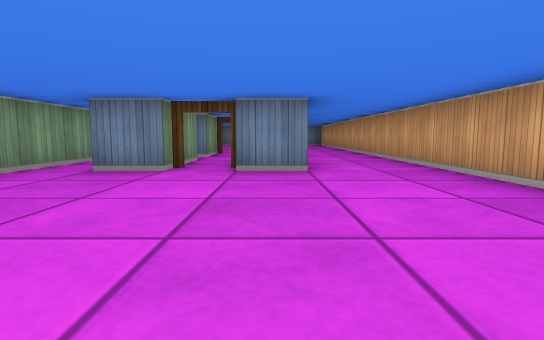
View 1 (above)

12 first-person views from a walk through a cub3D level. The camera is about half as high as the walls, tilts 6° down and sees 80° across. The floor is counted in squares. Each view is taken from the middle of a square. On the plan, view 1 faces up. The plan holds only what a view shows up to about 9 squares ahead; the rest is blank.

View 2
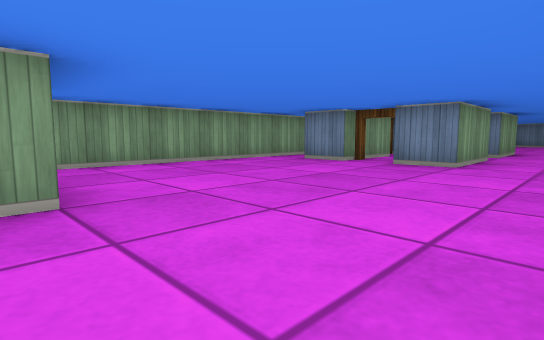

View 3
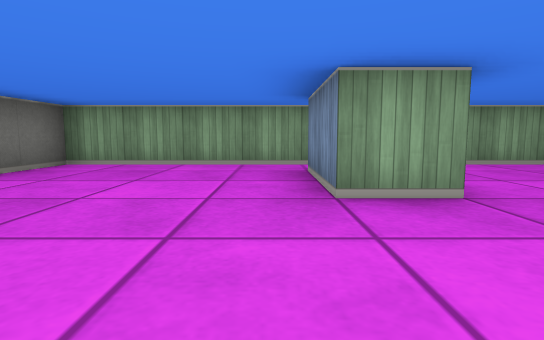

View 4
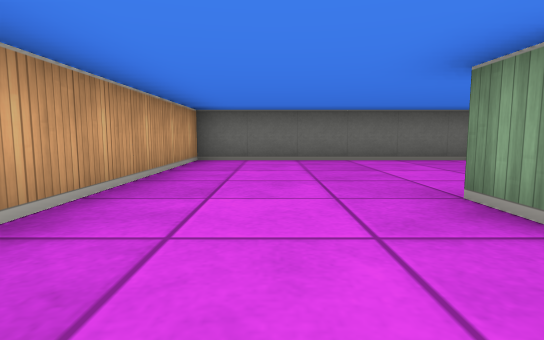

View 5
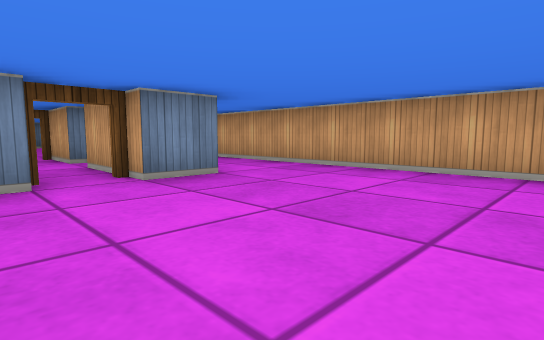

View 6
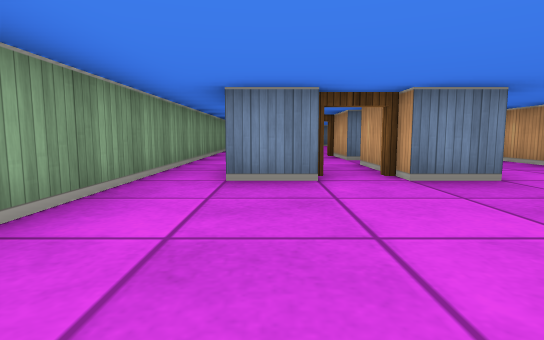

View 7
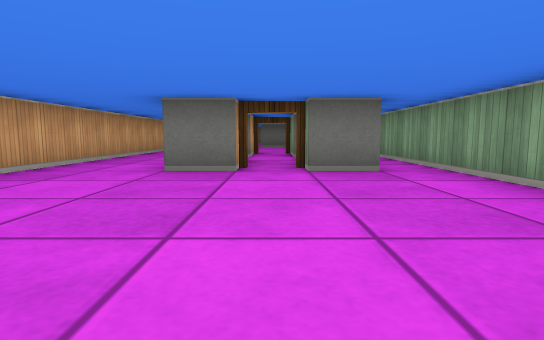

View 8
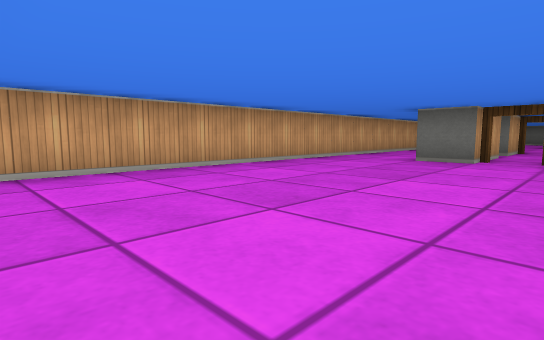

View 9
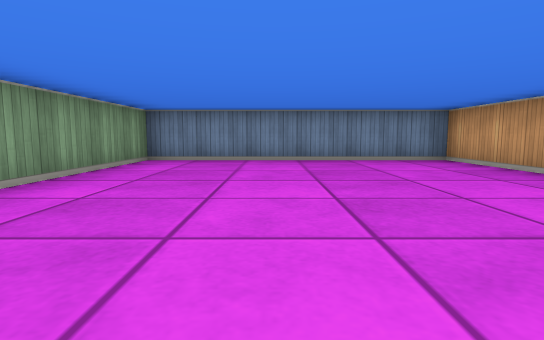

View 10
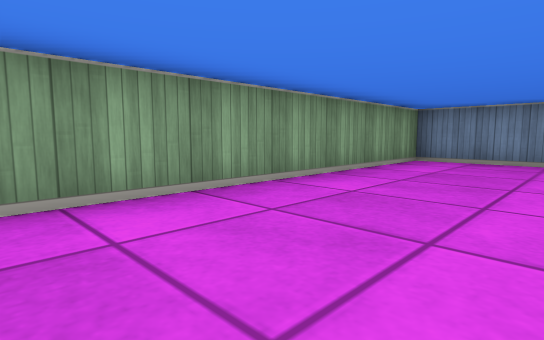

View 11
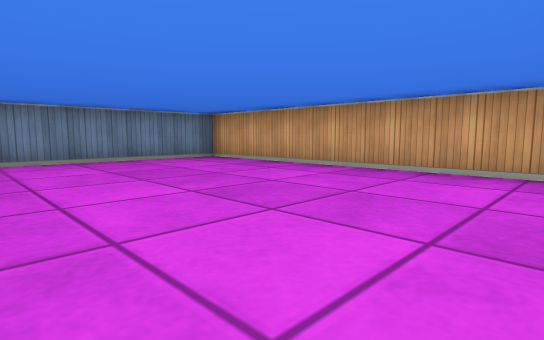

View 12
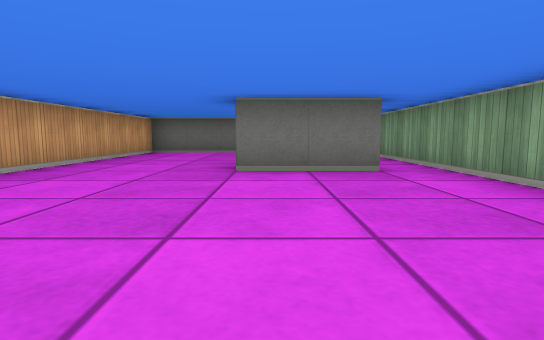

### Floor plan
Points are (right, up) in squares from view 1. A wall is a line through its corners. A room is listed if a view was taken in it or the views show most of it. See-through windows are left out.
Room 1 (views 1, 2, 3, 4, 5, 6, 12)
walls: (-2.6, -0.5) (-0.5, -0.5) (-0.5, -1.5) (-2.5, -1.5); (2.5, 1.4) (2.5, 3.4); (0.5, 4.5) (-0.5, 4.5); (-1.5, 4.5) (-2.5, 4.5); (-3.5, 4.5) (-3.5, -5.5) (2.5, -5.5) (2.5, -0.1)
ways out: opening at (-3, 4) to room 2; opening at (1.5, 3.5) to room 2; open door at (-1, 5) to room 3
Room 2 (views 7, 8, 9, 10, 11)
walls: (-0.5, 9.5) (0.5, 9.5) (0.5, 7.5); (-2.6, 9.5) (-1.5, 9.5); (0.5, 6.5) (0.5, 4.5); (2.5, 3.4) (2.5, 16.5) (-3.5, 16.5) (-3.5, 4.5)
ways out: opening at (-3, 4) to room 1; opening at (1.5, 3.5) to room 1; open door at (-2, 7) to room 3; open door at (-1, 9) to room 3; open door at (0, 7) to room 3
Room 3 (no view inside)
walls: (-1.5, 6.5) (-1.5, 4.5); (-0.5, 7.5) (-0.5, 9.5); (-1.5, 9.5) (-1.5, 7.5); (-0.5, 4.5) (-0.5, 6.5)
ways out: open door at (-1, 5) to room 1; open door at (-2, 7) to room 2; open door at (-1, 9) to room 2; open door at (0, 7) to room 2

Where each view was taken, in squares from view 1:
view 1: 0 up, 0 right, facing up
view 2: 1 down, 2 right, facing up-left
view 3: 2 down, 2 right, facing left
view 4: 1 up, 1 right, facing down
view 5: 1 up, 2 left, facing up-right
view 6: 1 up, 2 left, facing up
view 7: 14 up, 1 left, facing down
view 8: 16 up, 2 left, facing down-right
view 9: 10 up, 1 left, facing up
view 10: 10 up, 1 left, facing up-left
view 11: 10 up, 2 left, facing up-right
view 12: 4 up, 1 left, facing down
